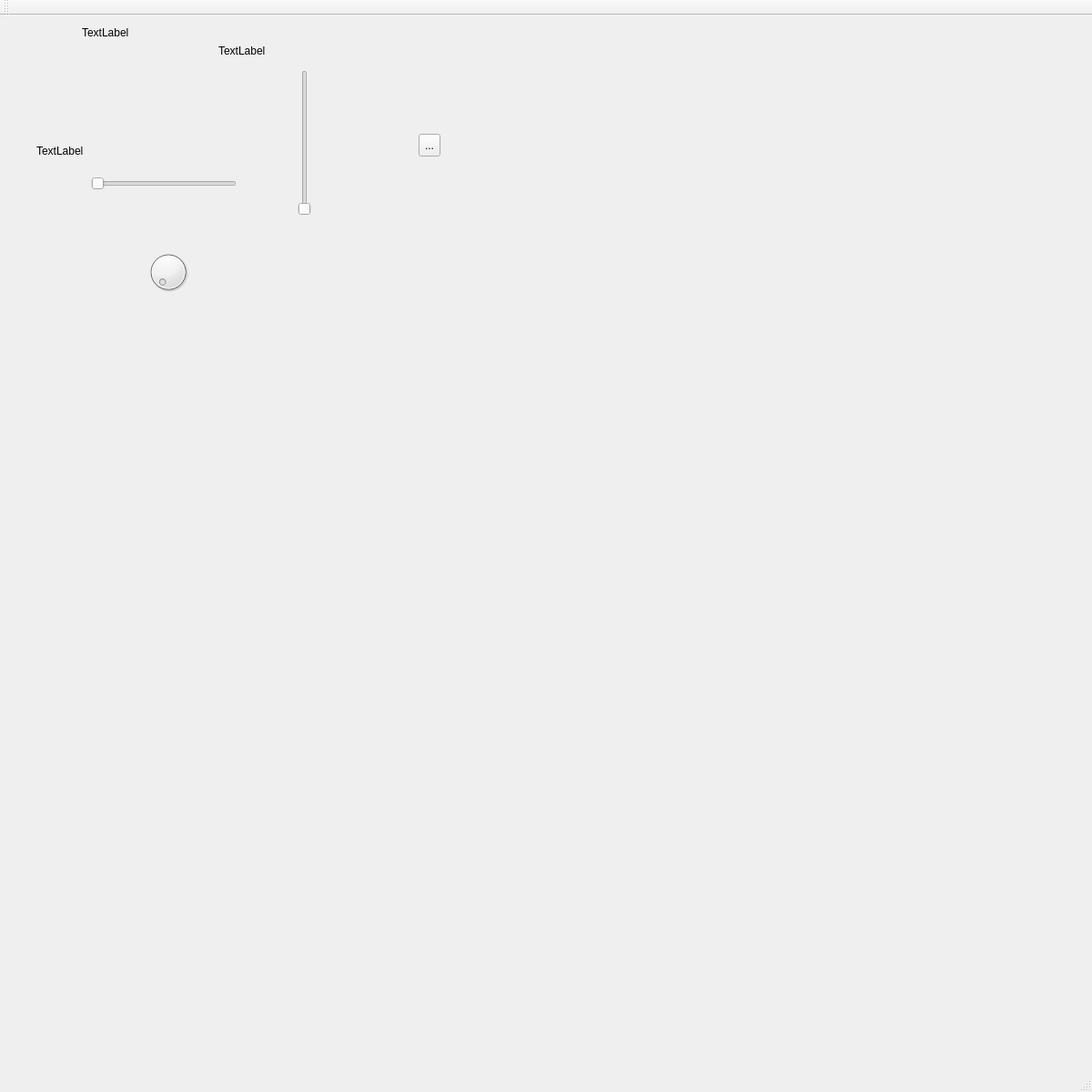
<?xml version="1.0" encoding="UTF-8"?>
<ui version="4.0">
 <class>MainWindow</class>
 <widget class="QMainWindow" name="MainWindow">
  <property name="geometry">
   <rect>
    <x>0</x>
    <y>0</y>
    <width>1200</width>
    <height>1200</height>
   </rect>
  </property>
  <property name="windowTitle">
   <string>MainWindow</string>
  </property>
  <widget class="QWidget" name="centralWidget">
   <property name="minimumSize">
    <size>
     <width>1200</width>
     <height>1140</height>
    </size>
   </property>
   <widget class="QLabel" name="label">
    <property name="geometry">
     <rect>
      <x>90</x>
      <y>10</y>
      <width>67</width>
      <height>17</height>
     </rect>
    </property>
    <property name="text">
     <string>TextLabel</string>
    </property>
   </widget>
   <widget class="QLabel" name="label_2">
    <property name="geometry">
     <rect>
      <x>240</x>
      <y>30</y>
      <width>67</width>
      <height>17</height>
     </rect>
    </property>
    <property name="text">
     <string>TextLabel</string>
    </property>
   </widget>
   <widget class="QLabel" name="label_3">
    <property name="geometry">
     <rect>
      <x>40</x>
      <y>140</y>
      <width>67</width>
      <height>17</height>
     </rect>
    </property>
    <property name="text">
     <string>TextLabel</string>
    </property>
   </widget>
   <widget class="QSlider" name="horizontalSlider">
    <property name="geometry">
     <rect>
      <x>100</x>
      <y>170</y>
      <width>160</width>
      <height>29</height>
     </rect>
    </property>
    <property name="orientation">
     <enum>Qt::Horizontal</enum>
    </property>
   </widget>
   <widget class="QSlider" name="verticalSlider">
    <property name="geometry">
     <rect>
      <x>320</x>
      <y>60</y>
      <width>29</width>
      <height>160</height>
     </rect>
    </property>
    <property name="orientation">
     <enum>Qt::Vertical</enum>
    </property>
   </widget>
   <widget class="QDial" name="dial">
    <property name="geometry">
     <rect>
      <x>160</x>
      <y>250</y>
      <width>50</width>
      <height>64</height>
     </rect>
    </property>
   </widget>
   <widget class="QToolButton" name="toolButton">
    <property name="geometry">
     <rect>
      <x>460</x>
      <y>130</y>
      <width>24</width>
      <height>25</height>
     </rect>
    </property>
    <property name="text">
     <string>...</string>
    </property>
   </widget>
  </widget>
  <widget class="QMenuBar" name="menuBar">
   <property name="geometry">
    <rect>
     <x>0</x>
     <y>0</y>
     <width>1200</width>
     <height>25</height>
    </rect>
   </property>
  </widget>
  <widget class="QToolBar" name="mainToolBar">
   <attribute name="toolBarArea">
    <enum>TopToolBarArea</enum>
   </attribute>
   <attribute name="toolBarBreak">
    <bool>false</bool>
   </attribute>
  </widget>
  <widget class="QStatusBar" name="statusBar"/>
  <action name="actionEe">
   <property name="icon">
    <iconset resource="ImageResources.qrc">
     <normaloff>:/new/prefix1/images/brushedsteel.jpg</normaloff>:/new/prefix1/images/brushedsteel.jpg</iconset>
   </property>
   <property name="text">
    <string>ee</string>
   </property>
  </action>
 </widget>
 <layoutdefault spacing="6" margin="11"/>
 <resources>
  <include location="ImageResources.qrc"/>
 </resources>
 <connections/>
</ui>
